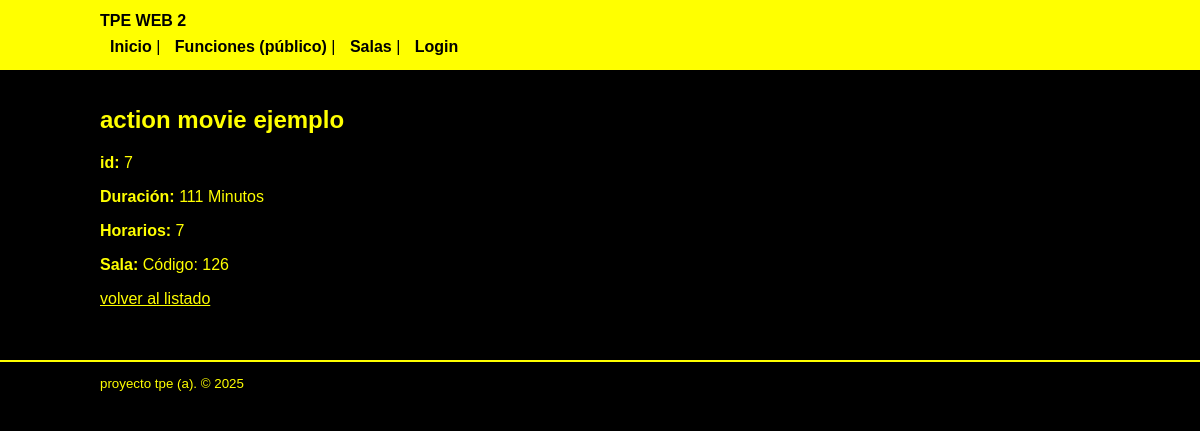
/tpe_web_2/tpe2/funcion/7, run on the app's committed database.
### tables this page shows
CREATE TABLE `funciones` (
  `id` int(11) NOT NULL,
  `id_sala` int(11) NOT NULL,
  `nombre` varchar(255) NOT NULL,
  `duracion` int(11) NOT NULL,
  `horarios` int(11) NOT NULL
);

CREATE TABLE `salas` (
  `id` int(11) NOT NULL,
  `codigo_sala` int(11) NOT NULL,
  `cantidad_max_personas` int(11) NOT NULL,
  `precio` int(11) NOT NULL
);

### tpe_web_2/tpe2/app/views/funcion_view.php (called while the page is built, shortened)
<?php
class FuncionView {
    public function showFuncion($funcion, $user) {
        require_once './app/views/layout/header.phtml';
        require_once './app/views/funcion_detail.phtml';
        require_once './app/views/layout/footer.phtml';
    }
}

### tpe_web_2/tpe2/app/controllers/funcion_controller.php (called while the page is built, shortened)
<?php
require_once './app/models/funcion_model.php';
require_once './app/views/funcion_view.php';
class FuncionController {
    private $model;
    private $view;
    public function __construct() {
        $this->model = new FuncionModel();
        $this->view = new FuncionView();
    }
    public function showFuncion($request) {
        $funcion = $this->model->getById($request->id);
        $this->view->showFuncion($funcion, $request->user);
    }
}

### tpe_web_2/tpe2/app/models/funcion_model.php (called while the page is built, shortened)
<?php
class FuncionModel {
    private $db;
    public function __construct() {
        $this->db = new PDO(
            "mysql:host=".MYSQL_HOST.";dbname=".MYSQL_DB.";charset=utf8mb4",
            MYSQL_USER,
            MYSQL_PASS,
            [
                PDO::ATTR_ERRMODE => PDO::ERRMODE_EXCEPTION,
                PDO::ATTR_DEFAULT_FETCH_MODE => PDO::FETCH_OBJ,
            ]
        );
    }
    public function getById($id) {
        $stmt = $this->db->prepare("SELECT f.*, s.codigo_sala, s.cantidad_max_personas, s.precio
                                    FROM funciones f
                                    LEFT JOIN salas s ON f.id_sala = s.id
                                    WHERE f.id = ?");
        $stmt->execute([$id]);
        return $stmt->fetch();
    }
}

### tpe_web_2/tpe2/app/views/funcion_detail.phtml (the view)
<?php if (!$funcion): ?>
    <p>Función no encontrada.</p>
<?php else: ?>
    <article>
        <h2><?php echo htmlspecialchars($funcion->nombre); ?></h2>
        <p><strong>id:</strong> <?php echo $funcion->id; ?></p>
        <p><strong>Duración:</strong> <?php echo htmlspecialchars($funcion->duracion); ?> Minutos</p>
        <p><strong>Horarios:</strong> <?php echo htmlspecialchars($funcion->horarios); ?></p>
        <p><strong>Sala:</strong> Código: <?php echo htmlspecialchars($funcion->codigo_sala); ?></p>
        <p><a href="<?php echo BASE_URL; ?>funciones">volver al listado</a></p>
    </article>
<?php endif; ?>

### tpe_web_2/tpe2/app/views/layout/header.phtml (style rules this page uses)
body { font-family: Arial, Helvetica, sans-serif; margin: 0; padding: 0; background-color: #000000; color: #ffff00; }
a { color: #ffff00; }

### data on the page
funciones: nombre "action movie ejemplo", id "7", duracion "111", horarios "7", id_sala.codigo_sala "126"
